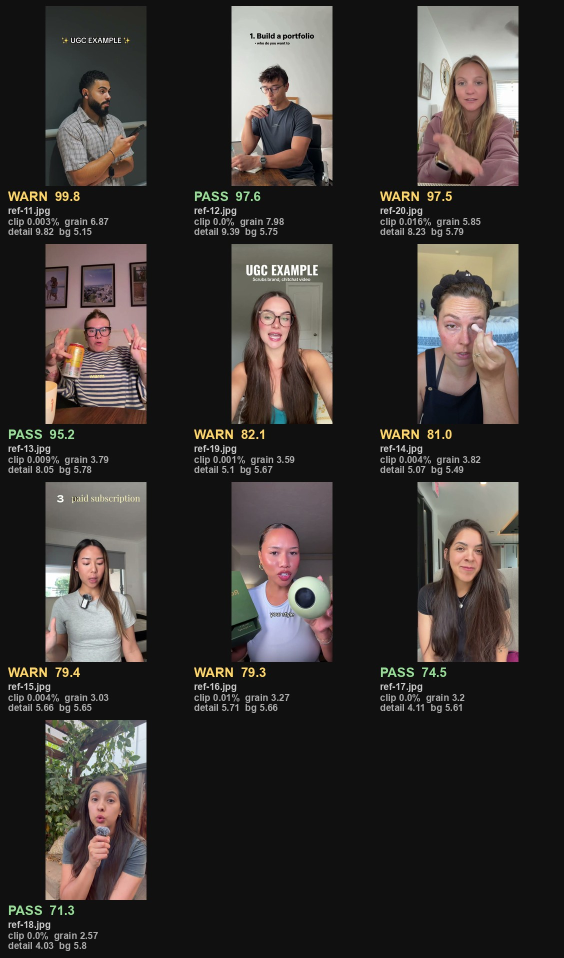
#> input picture plugins/ai-influencer-pro/skills/ai-influencer-pro/assets/ugc-reference-set/00-contact-sheet-2.jpg, 1128 x 1916 px (shown at 1/2 size)
$ python score-frames.py ../assets/ugc-reference-set/00-contact-sheet-2.jpg
#> lines starting #> are read from the running program, lines starting #| are printed output that depends on the picture; after the words box and inside, x2 and y2 are one past the last pixel; in counts of white or black regions, pixels touching at a corner belong together
#!/usr/bin/env python3
"""score-frames.py <frame.jpg | dir> [...] [--sheet contact.jpg] [--json scores.json]
                   [--zone x0,y0,x1,y1] [--quiet]

Screen candidate reference frames mechanically instead of squinting at them.

Step 1 says: pick a real frame, choose the framing on purpose, make sure the highlights are not
blown, make sure the background has a life in it. Framing is a decision and this script will not
make it for you. The other two are measurements, and the one that matters most (blown highlights
on skin) is the one people get wrong by eye, because a laptop at 40% brightness hides clipping
that the video model will happily turn into wax.

Pure Pillow. No numpy, no OpenCV, nothing to install beyond what carousel.py already needs.

WHAT IT MEASURES
  skin_clip    % of the skin region at luma >= 250. Blown = no data = dead space when animated.
               The skin mask is DILATED before counting, because a blown cheek stops reading as
               skin (its Cb/Cr go neutral at white) and would otherwise be invisible to the test.
               Measured: real frames from one creator's video sit at 0.000-0.002%. Brightening
               one of those same frames by 1.3x takes it to 2.8%.
  skin_hot     Same, at luma >= 242. The early warning. Informational only.
  skin_detail  Fine-detail energy over skin, divided by the region's own contrast so the number
               survives a dark frame and a bright one. This is a FLOOR test: it catches beauty
               filters, heavy denoise and soft focus, the frames with nothing real to animate.
               Measured on real frames: 3.8 to 9.9.
  skin_grain   Same, restricted to skin that is also flat at medium scale, i.e. texture with the
               structure taken out. Measured on real frames: 2.1 to 6.7.
               NOT an AI detector. A Nano Banana avatar built off a good reference scored 6.4
               here, above most of the real frames. It tells you whether there is texture, not
               where the texture came from.
  sharp        The same normalised measure over the whole frame. Catches motion blur.
  face_fill    % of the face zone reading as skin. A sanity check on the zone, not a quality score.
  bg_entropy   Entropy outside the face zone. Low is a blank wall, very high is clutter.
  captions     Rows carrying both a lot of near-white pixels AND a lot of fine edge energy, i.e.
               white glyphs on a dark stroke. Reported as y% ranges. Validated: found a synthetic
               caption at y=30% and at y=80% exactly, and found the real 2-line overlay on the two
               frames of an 12-frame set that had one, with no false positives on the other ten.
               It will miss text that is small AND low contrast, e.g. grey-on-grey at 3% opacity.
               Look at the contact sheet as well; this is a filter, not a guarantee.

WHAT IT CANNOT DO
  No face detection. It assumes a talking-head frame and looks for skin inside a default zone
  (x 20-80%, y 5-65%). Off-centre or standing subject: pass --zone. If face_fill comes back under
  4% the zone is wrong and every skin number is meaningless.
  It does not judge framing, and it cannot tell you whether the person suits the product.

Exit code 0 when at least one frame is usable, 1 when none are.
"""
import json, math, os, sys
from PIL import Image, ImageChops, ImageDraw, ImageFilter, ImageFont, ImageStat

# Calibrated 21 Sep 2026 against 18 frames from a real TikTok talking-head video at 720x1280,
# plus a brightness sweep to find where clipping starts to bite. Re-measure on your own footage
# before trusting the WARN band; the REJECT lines are deliberately generous.
LIMITS = {
    'skin_clip':   {'reject': 1.00, 'warn': 0.25, 'dir': 'low'},    # percent
    'skin_detail': {'reject': 2.50, 'warn': 4.00, 'dir': 'high'},
    'skin_grain':  {'reject': 1.20, 'warn': 2.20, 'dir': 'high'},
    'sharp':       {'reject': 1.50, 'warn': 2.20, 'dir': 'high'},
    'bg_entropy':  {'reject': 3.20, 'warn': 4.20, 'dir': 'high'},
}
SCORE_TOP = {'skin_clip': 0.02, 'skin_detail': 8.0, 'skin_grain': 4.4, 'sharp': 4.4}

ZONE = (0.20, 0.05, 0.80, 0.65)     # face zone as fractions of w,h for a 9:16 talking head
MAXW = 900                          # analyse at this width: consistent numbers, and fast

FONTS = ['/System/Library/Fonts/Supplemental/Arial Bold.ttf',
         '/System/Library/Fonts/Helvetica.ttc',
         '/usr/share/fonts/truetype/dejavu/DejaVuSans-Bold.ttf',
         '/usr/share/fonts/truetype/liberation/LiberationSans-Bold.ttf']


# [8 lines left out: function font, not called in this run]


def skin_mask(im):
    """YCbCr skin gate. Crude, and it does pick up bare wood, which is why it is only ever
    applied inside the face zone."""
    y, cb, cr = im.convert('YCbCr').split()
    m = ImageChops.multiply(cb.point(lambda v: 255 if 77 <= v <= 127 else 0),
                            cr.point(lambda v: 255 if 133 <= v <= 173 else 0))
    return ImageChops.multiply(m, y.point(lambda v: 255 if v >= 45 else 0))


def dilate(mask, r=9):
    """A blown-out cheek stops reading as skin, so it burns a hole in the mask exactly where the
    problem is. Dilating puts the hole back inside the region before we count clipped pixels."""
    return mask.filter(ImageFilter.MaxFilter(r if r % 2 else r + 1))


def flat_mask(gray):
    """Pixels with no structure at medium scale: whatever fine detail is left there is texture."""
    d = ImageChops.difference(gray.filter(ImageFilter.GaussianBlur(2)),
                              gray.filter(ImageFilter.GaussianBlur(6)))
    return d.point(lambda v: 255 if v < 6 else 0)


def fine(gray):
    """Fine detail only: the image minus a 1.2 px blur of itself."""
    return ImageChops.difference(gray, gray.filter(ImageFilter.GaussianBlur(1.2)))


def texture(fine_im, gray, mask=None):
    """Fine-detail energy normalised by the region's own contrast, so it means roughly the same
    thing on a dim frame and a bright one. Raw Laplacian variance does not: brighten a photo and
    it triples without a single new pore appearing."""
    if mask is not None and ImageStat.Stat(mask).sum[0] < 255 * 200:
        return 0.0
    spread = math.sqrt(max(ImageStat.Stat(gray, mask).var[0], 1.0))
    return 100.0 * ImageStat.Stat(fine_im, mask).mean[0] / spread


def caption_bands(gray, fine_im, h):
    """Burned-in captions are white glyphs on a dark stroke: rows carrying both a lot of near-white
    pixels AND a lot of fine edge energy. Edge energy alone is not enough, it fires on a jawline
    or the edge of a table."""
    w = gray.width
    bright = [sum(gray.crop((0, y, w, y + 1)).histogram()[232:]) / w for y in range(h)]
    edge = [ImageStat.Stat(fine_im.crop((0, y, w, y + 1))).mean[0] for y in range(h)]
    bmed = sorted(bright)[h // 2]
    emed = sorted(edge)[h // 2] or 1.0
    hot = [bright[y] > max(0.03, bmed * 3.0) and edge[y] > emed * 1.8 for y in range(h)]
    bands, run = [], 0
    for y in range(h + 1):
        if y < h and hot[y]:
            run += 1
        else:
            if h * 0.012 <= run <= h * 0.16:
                bands.append((round(100 * (y - run) / h), round(100 * y / h)))
            run = 0
    return bands


def score_file(path, zone=ZONE):
    im = Image.open(path).convert('RGB')
    if im.width > MAXW:
        im = im.resize((MAXW, round(im.height * MAXW / im.width)), Image.LANCZOS)
    w, h = im.size
    box = (int(zone[0] * w), int(zone[1] * h), int(zone[2] * w), int(zone[3] * h))

    gray = im.convert('L')
    fine_im = fine(gray)
    zone_im, zone_gray, zone_fine = im.crop(box), gray.crop(box), fine_im.crop(box)

    skin = skin_mask(zone_im)
    region = dilate(skin)
    flat = ImageChops.multiply(skin, flat_mask(zone_gray))

    zone_px = (box[2] - box[0]) * (box[3] - box[1])
    skin_px = ImageStat.Stat(skin).sum[0] / 255

    if skin_px >= 200:
        hist = zone_gray.histogram(mask=region)
        tot = max(1, sum(hist))
        clip, hot = 100 * sum(hist[250:]) / tot, 100 * sum(hist[242:]) / tot
    else:
        clip = hot = 0.0

    bg = im.copy()
    ImageDraw.Draw(bg).rectangle(box, fill=(0, 0, 0))

    m = {
        'skin_clip':   round(clip, 3),
        'skin_hot':    round(hot, 3),
        'skin_detail': round(texture(zone_fine, zone_gray, skin), 2),
        'skin_grain':  round(texture(zone_fine, zone_gray, flat), 2),
        'sharp':       round(texture(fine_im, gray), 2),
        'face_fill':   round(100 * skin_px / zone_px, 1),
        'bg_entropy':  round(bg.convert('L').entropy(), 2),
        'captions':    caption_bands(gray, fine_im, h),
    }

    notes, verdict = [], 'PASS'
    if m['face_fill'] < 4.0:
        notes.append('face zone has almost no skin in it: wrong zone, or the face is too small. '
                     'Every skin number below is meaningless. Re-run with --zone.')
        verdict = 'CHECK'
    else:
        for k, lim in LIMITS.items():
            v = m[k]
            worse = (lambda a, b: a > b) if lim['dir'] == 'low' else (lambda a, b: a < b)
            arrow = '<' if lim['dir'] == 'low' else '>'
            if worse(v, lim['reject']):
                verdict = 'REJECT'
                notes.append(f"{k} {v} past the reject line (want {arrow} {lim['reject']})")
            elif worse(v, lim['warn']):
                verdict = 'WARN' if verdict == 'PASS' else verdict
                notes.append(f"{k} {v} is marginal (want {arrow} {lim['warn']})")

    face_y = (100 * zone[1], 100 * zone[3])
    over = [b for b in m['captions'] if b[1] > face_y[0] and b[0] < face_y[1]]
    if over:
        notes.append(f'text band across the face at y {over[0][0]}-{over[0][1]}%. The avatar prompt '
                     'has to erase it, and erasing text off a face is where one-shot edits fail')
        verdict = 'WARN' if verdict == 'PASS' else verdict
    elif m['captions']:
        notes.append(f'captions clear of the face at y {m["captions"]}, fine')

    def band(v, lo, hi):
        return max(0.0, min(1.0, (v - lo) / (hi - lo)))
    m['score'] = round(100 * (
        0.40 * band(-m['skin_clip'], -LIMITS['skin_clip']['reject'], -SCORE_TOP['skin_clip']) +
        0.25 * band(m['skin_grain'], LIMITS['skin_grain']['reject'], SCORE_TOP['skin_grain']) +
        0.20 * band(m['skin_detail'], LIMITS['skin_detail']['reject'], SCORE_TOP['skin_detail']) +
        0.10 * band(m['bg_entropy'], 3.0, 5.2) +
        0.05 * band(m['sharp'], LIMITS['sharp']['reject'], SCORE_TOP['sharp'])), 1)
    if verdict == 'REJECT':
        m['score'] = round(m['score'] * 0.5, 1)

    m.update(file=path, verdict=verdict, notes=notes)
    return m


# [24 lines left out: function sheet, not called in this run]


def main():
    args, opt, paths = sys.argv[1:], {}, []
    if not args:
        print(__doc__)
        sys.exit(2)
    i = 0
    while i < len(args):
        if args[i] in ('--sheet', '--json', '--zone'):
            opt[args[i]] = args[i + 1]; i += 2
        elif args[i] == '--quiet':
            opt[args[i]] = True; i += 1
        else:
            paths.append(args[i]); i += 1

    zone = tuple(float(v) for v in opt['--zone'].split(',')) if '--zone' in opt else ZONE

    files = []
    for p in paths:
        if os.path.isdir(p):
            files += [os.path.join(p, f) for f in sorted(os.listdir(p))
                      if f.lower().endswith(('.jpg', '.jpeg', '.png', '.webp'))]
        else:
            files.append(p)
    if not files:
        print('no images found'); sys.exit(2)

    results = sorted((score_file(f, zone) for f in files), key=lambda r: -r['score'])
#> in score_file, im is the input picture: PIL image 1128x1916 RGB; mean R, G, B 56.2, 51.8, 49.3
#> in score_file, `zone_im, zone_gray, zone_fine = im.crop(box), gray.crop(box), fine_im...`:
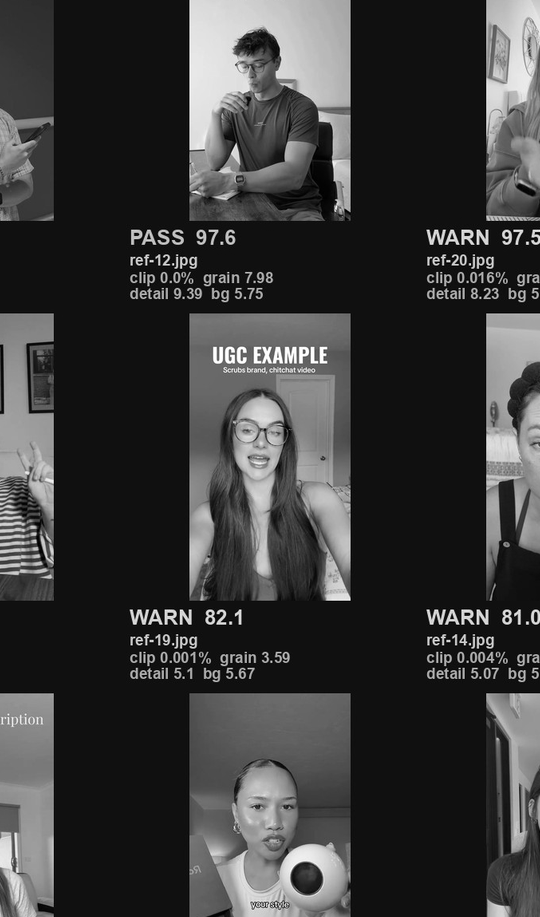
#> zone_gray: PIL image 540x917 L; min 0, max 255, mean 58.8
#> in skin_mask, `y, cb, cr = im.convert('YCbCr').split()`:
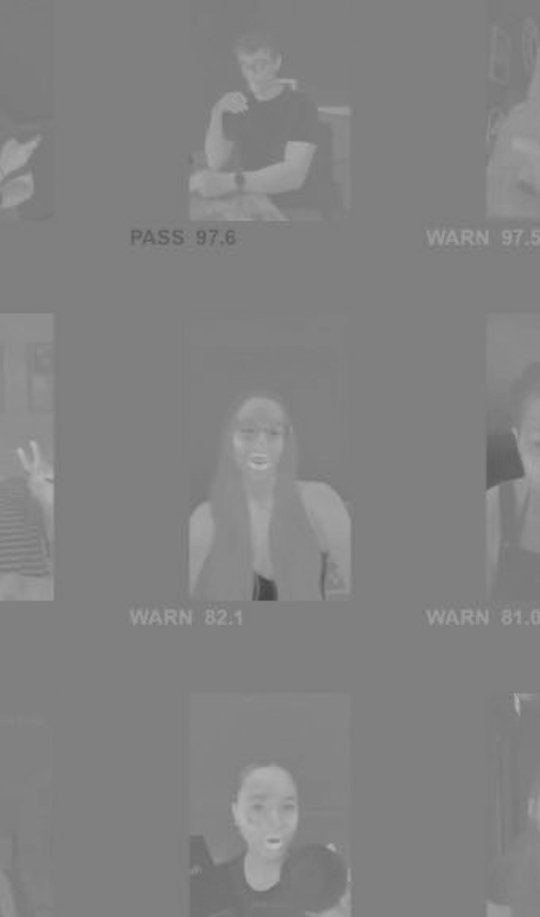
#> cr: PIL image 540x917 L; min 70, max 187, mean 130.5
#> in skin_mask, `m = ImageChops.multiply(cb.point(lambda v: 255 if 77 <= v <= 127 else ..`:
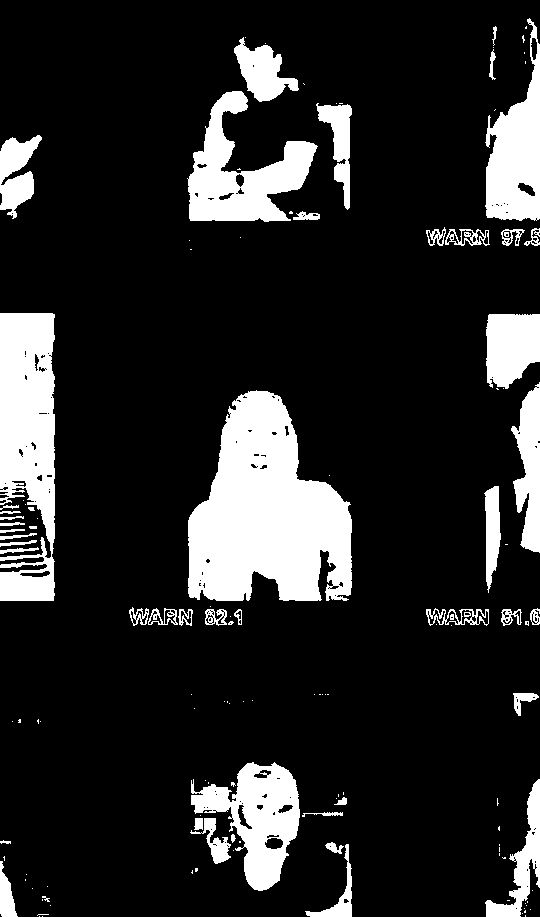
#> m: PIL image 540x917 L; 15.8% white; 132 white regions (82 under 20 px), largest, box (x1, y1, x2, y2) and area: (188, 390, 352, 601) 23289, (0, 313, 55, 601) 12351, (187, 91, 318, 222) 7798
#> in skin_mask, `return ImageChops.multiply(m, y.point(lambda v: 255 if v >= 45 else 0))`: returned value: PIL image 540x917 L; 14.3% white; 188 white regions (120 under 20 px), largest, box (x1, y1, x2, y2) and area: (210, 391, 351, 601) 16394, (0, 313, 54, 601) 9789, (189, 91, 316, 221) 7326
#> in dilate, `return mask.filter(ImageFilter.MaxFilter(r if r % 2 else r + 1))`: returned value: PIL image 540x917 L; 23.1% white; 33 white regions, largest, box (x1, y1, x2, y2) and area: (185, 387, 355, 629) 27745, (0, 309, 58, 605) 17046, (185, 33, 324, 225) 14587
#> in flat_mask, `d = ImageChops.difference(gray.filter(ImageFilter.GaussianBlur(2)), gr..`:
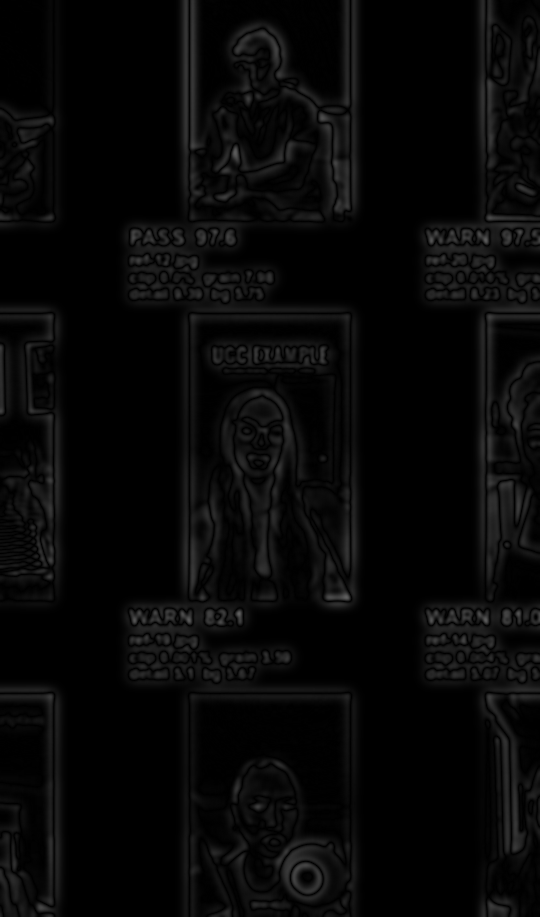
#> d: PIL image 540x917 L; min 0, max 95, mean 7.5
#> in flat_mask, `return d.point(lambda v: 255 if v < 6 else 0)`:
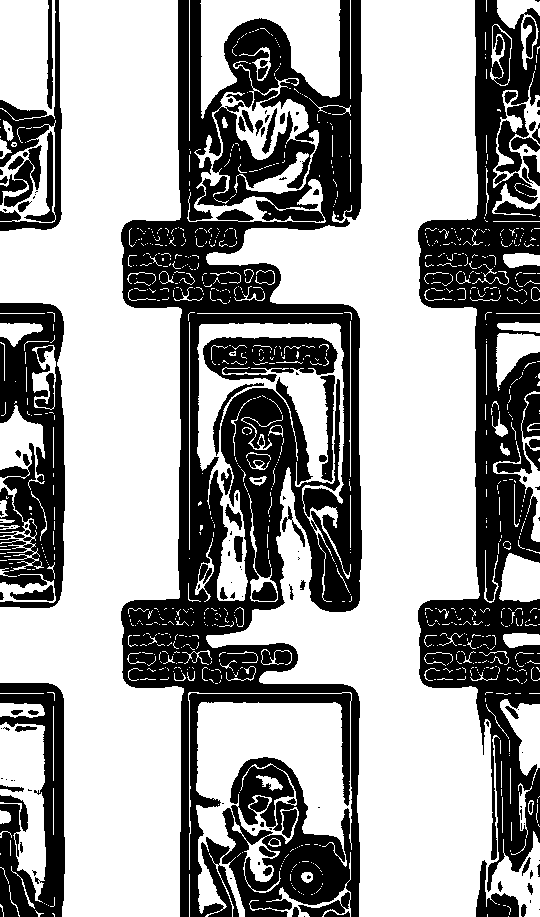
#> returned value: PIL image 540x917 L; 62.7% white; 140 black regions (76 under 20 px), largest, box (x1, y1, x2, y2) and area: (121, 0, 362, 917) 97855, (418, 0, 540, 892) 46875, (0, 303, 65, 608) 13271
#> in score_file, `flat = ImageChops.multiply(skin, flat_mask(zone_gray))`:
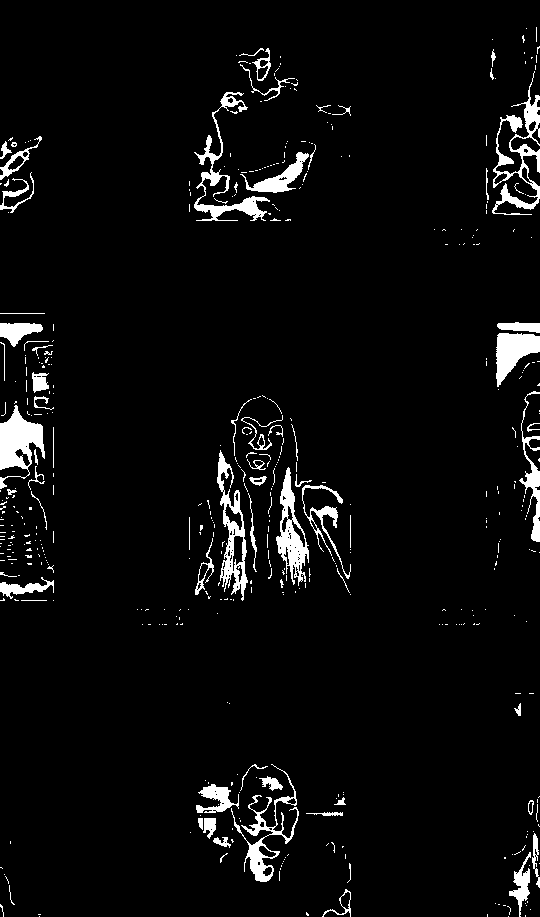
#> flat: PIL image 540x917 L; 4.5% white; 472 white regions (403 under 20 px), largest, box (x1, y1, x2, y2) and area: (492, 71, 540, 215) 1879, (0, 405, 45, 489) 1836, (194, 92, 270, 221) 1676
#> in score_file, `skin_px = ImageStat.Stat(skin).sum[0] / 255`: skin_px = 70739
#> in score_file, `hist = zone_gray.histogram(mask=region)`: hist = 256 values, max 3832 at index 16, min 0 at index 247, mean 447.5
#> in score_file, `tot = max(1, sum(hist))`: tot = 114569
#> in score_file, `clip, hot = 100 * sum(hist[250:]) / tot, 100 * sum(hist[242:]) / tot`: clip = 0.000873; hot = 0.0236
#> in score_file, `ImageDraw.Draw(bg).rectangle(box, fill=(0, 0, 0))`:
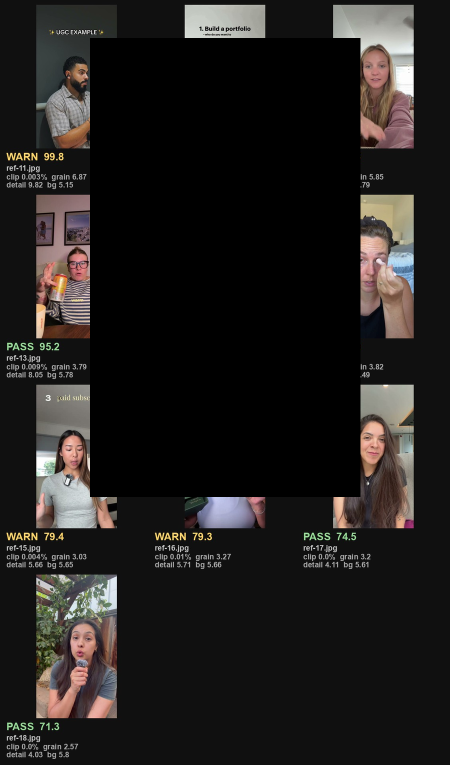
#> bg: PIL image 900x1529 RGB (shown at 1/2 size); mean R, G, B 33.6, 31, 29.5
#> in texture, `spread = math.sqrt(max(ImageStat.Stat(gray, mask).var[0], 1.0))`: spread = 46.76
#> in caption_bands, `w = gray.width`: w = 900
#> in caption_bands, `bright = [sum(gray.crop((0, y, w, y + 1)).histogram()[232:]) / w for y..`: bright = 1529 values, max 0.0689 at index 437, min 0 at index 0, mean 0.0039
#> in caption_bands, `edge = [ImageStat.Stat(fine_im.crop((0, y, w, y + 1))).mean[0] for y i..`: edge = 1529 values, max 22.86 at index 737, min 0 at index 0, mean 3.95
#> in caption_bands, `bmed = sorted(bright)[h // 2]`: bmed = 0
#> in caption_bands, `emed = sorted(edge)[h // 2] or 1.0`: emed = 2.75
#> in caption_bands, `hot = [bright[y] > max(0.03, bmed * 3.0) and edge[y] > emed * 1.8 for ..`: hot = 1529 items, first 6: False, False, False, False, False, False
#> after the loop in caption_bands, `for y in range(h + 1):`: bands = []
#> in score_file, `m = { 'skin_clip':   round(clip, 3), 'skin_hot':    round(hot, 3), 'sk..`: m = {'skin_clip': 0.001, 'skin_hot': 0.024, 'skin_detail': 14.72, 'skin_grain': 11.29, 'sharp': 6.61, 'face_fill': 14.3, 'bg_entropy': 3.38, 'captions': []}
#> the loop in score_file, `for k, lim in LIMITS.items():` made 5 passes
#> v on passes 1 to 5: 0.001, 14.72, 11.29, 6.61, 3.38
#> after the loop in score_file, `for k, lim in LIMITS.items():`: notes = ['bg_entropy 3.38 is marginal (want > 4.2)']
#> in score_file, `over = [b for b in m['captions'] if b[1] > face_y[0] and b[0] < face_y..`: over = []
#> results = 1 item

    if not opt.get('--quiet'):
        print(f"{'score':>6} {'verdict':<7} {'clip%':>6} {'detail':>7} {'grain':>6} {'sharp':>6} "
              f"{'face%':>6} {'bg':>5}  file")
        for r in results:
            print(f"{r['score']:>6} {r['verdict']:<7} {r['skin_clip']:>6} {r['skin_detail']:>7} "
                  f"{r['skin_grain']:>6} {r['sharp']:>6} {r['face_fill']:>6} {r['bg_entropy']:>5}  "
                  f"{os.path.basename(r['file'])}")
#> this loop made 1 pass
#|   91.7 WARN     0.001   14.72  11.29   6.61   14.3  3.38  00-contact-sheet-2.jpg
        print()
        for r in results:
            if r['notes']:
                print(os.path.basename(r['file']))
                for n in r['notes']:
                    print('   -', n)

    if '--json' in opt:
        json.dump(results, open(opt['--json'], 'w'), indent=1)
        print('\nwrote', opt['--json'])
    if '--sheet' in opt:
        print('wrote', sheet(results, opt['--sheet']))

    sys.exit(0 if any(r['verdict'] in ('PASS', 'WARN') for r in results) else 1)
#> (the program exits here)
